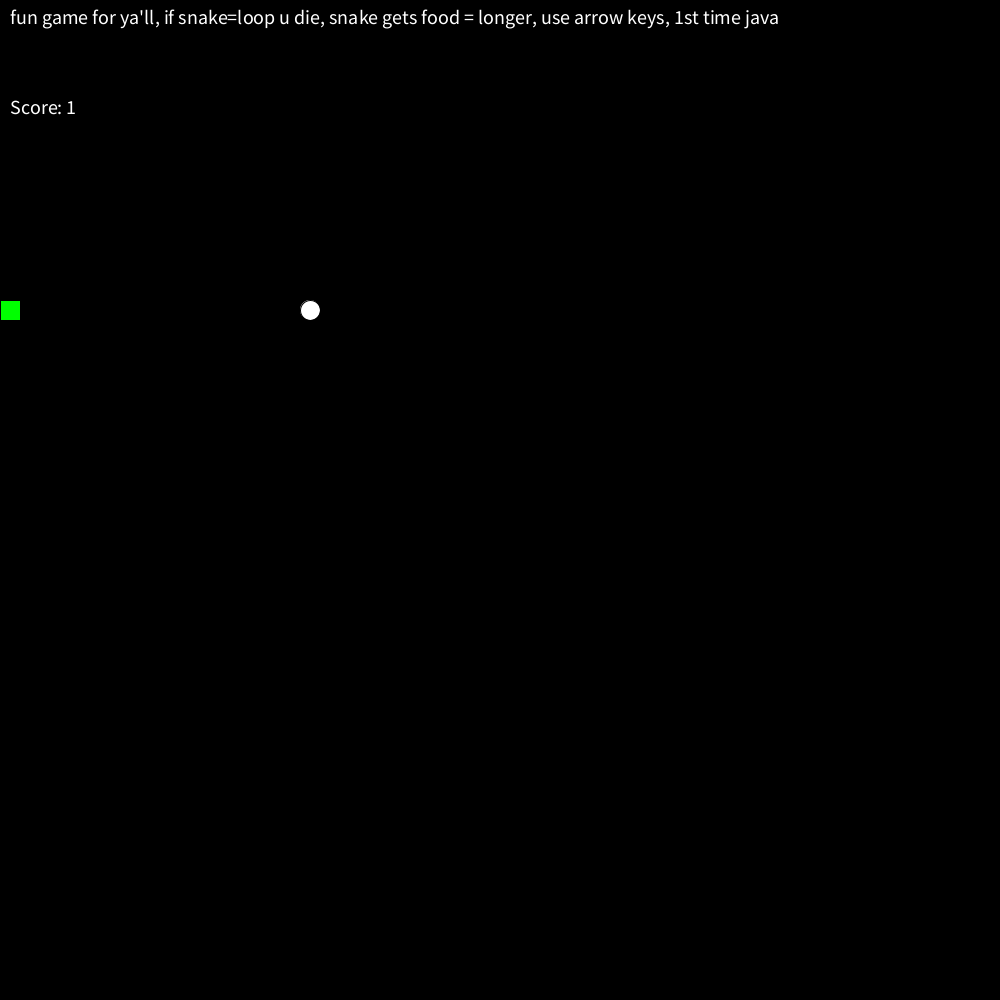
Frame 1 (no input)
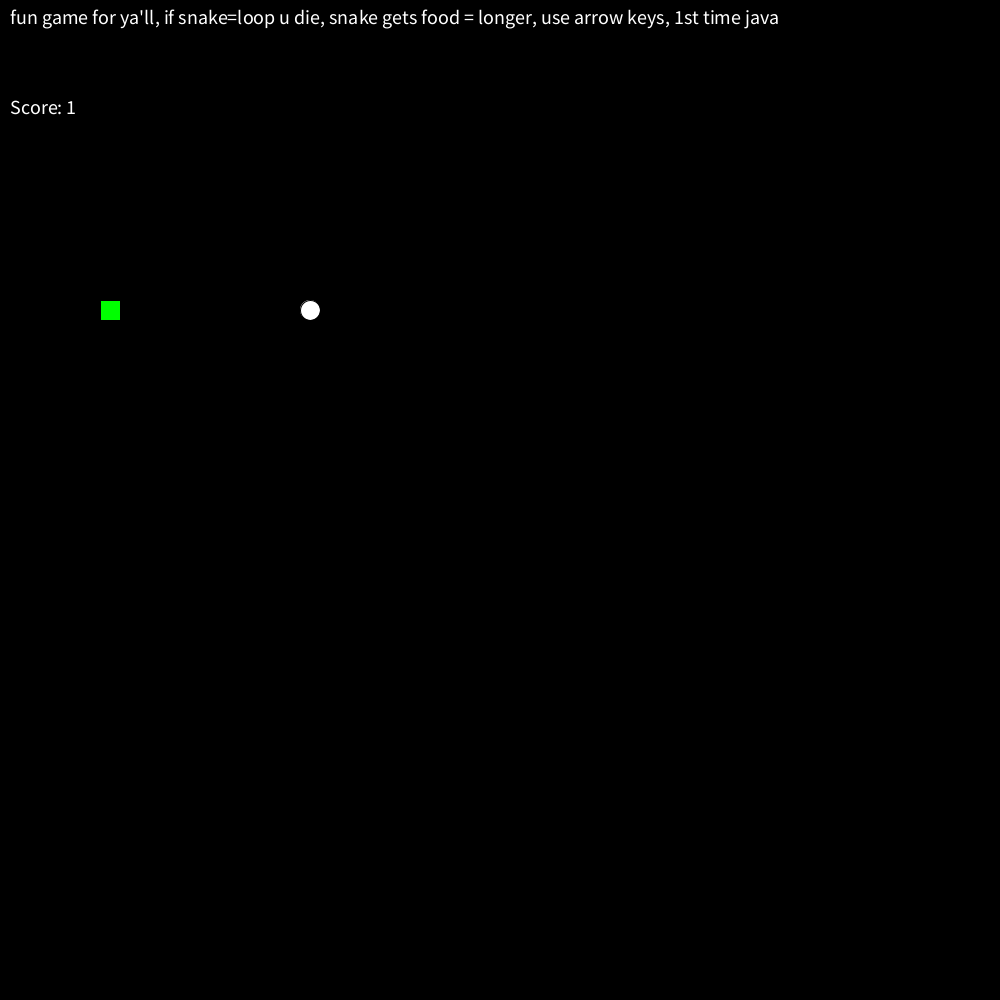
Frame 60 (the mouse pressed at the canvas centre just before this capture)
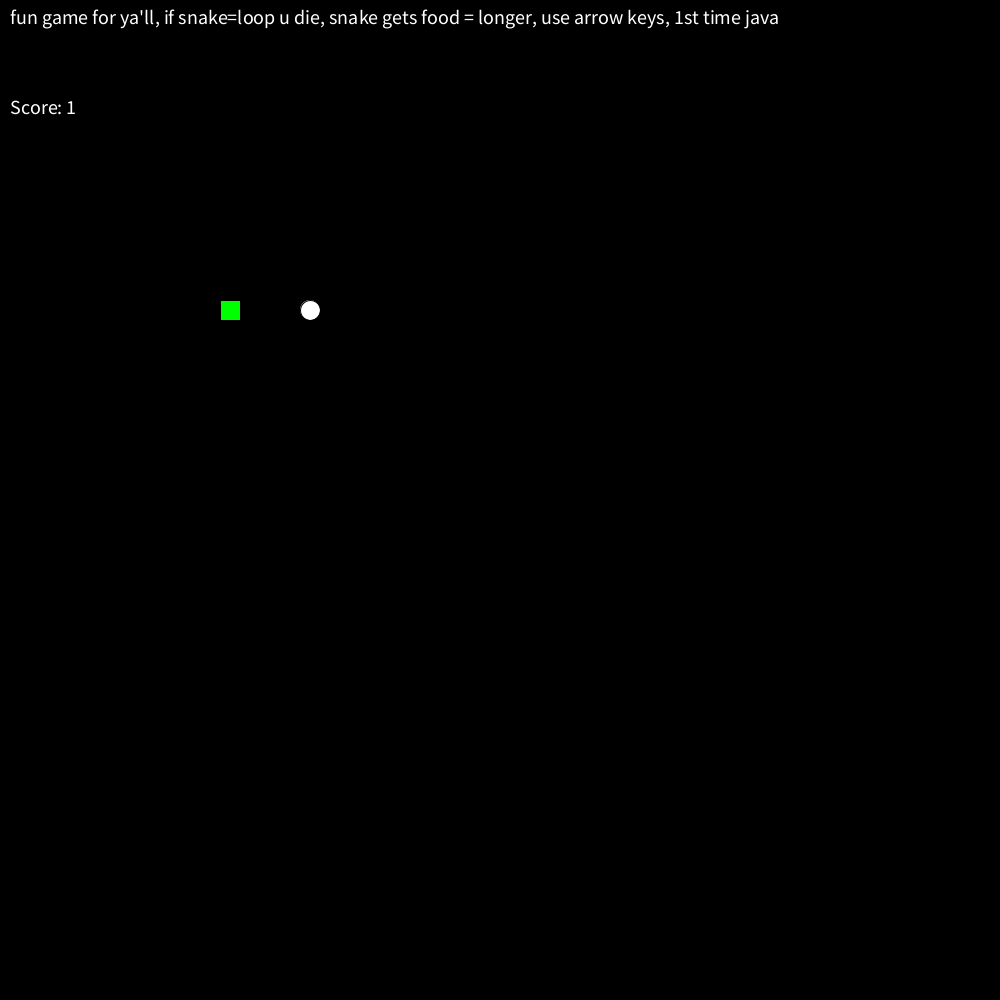
Frame 120 (the mouse held since frame 60 and released just before this capture)

The Processing sketch that drew these frames (run headless with seeded random() and noise(); from frame 60 on, the mouse is pressed at the canvas centre):

// Processing sketch: SnakeGame
// ── SnakeGame.pde
ArrayList<Integer> x = new ArrayList<Integer>(), y = new ArrayList<Integer>();
int w=30, h=30, blocks=20, direction=2, foodx=15, foody=15, speed = 10, fc1 = 255, fc2 = 255, fc3 = 255; 
int[]x_direction={0, 0, 1, -1}, y_direction={1, -1, 0, 0}; //direction for x and y
boolean gameover=false;

void setup() { 
  size(1000, 1000); 
  x.add(0); //snake start position
  y.add(15);
}   
void draw() {  
  background(0);
  fill(0, 255, 0); //snake color green
  for (int i = 0; i < x.size(); i++) rect(x.get(i)*blocks, y.get(i)*blocks, blocks, blocks); //snake
  if (!gameover) {  
    fill(fc1, fc2, fc3); //food color red
    ellipse(foodx*blocks+10, foody*blocks+10, blocks, blocks); //food
    textAlign(LEFT); //score
    textSize(20);
    fill(255);
    text("fun game for ya'll, if snake=loop u die, snake gets food = longer, use arrow keys, 1st time java", 10, 10, width - 20, 50);
    text("Score: " + x.size(), 10, 100, width - 20, 50);
    if (frameCount%speed==0) { 
      x.add(0, x.get(0) + x_direction[direction]); //make snake longer
      y.add(0, y.get(0) + y_direction[direction]);
      if (x.get(0) < 0 || y.get(0) < 0 || x.get(0) >= w || y.get(0) >= h) gameover = true; 
      for (int i=1; i<x.size(); i++) 
        if (x.get(0)==x.get(i)&&y.get(0)==y.get(i)) gameover=true; 
      if (x.get(0)==foodx && y.get(0)==foody) { //new food if we touch
         if (x.size() %5==0 && speed>=2) speed-=1;  // every 5 points speed increase
        foodx = (int)random(0, w); //new food
        foody = (int)random(0, h);
        fc1 = (int)random(255); fc2 = (int)random(255); fc3 = (int)random(255); //new food color
      } else { 
        x.remove(x.size()-1); 
        y.remove(y.size()-1);
      }
    }
  } else {
    fill(200, 200, 0); 
    textSize(30); 
    textAlign(CENTER); 
    text("GAME OVER \n Your Score is: "+ x.size() +"\n Press ENTER", width/2, height/3);
    if (keyCode == ENTER) { 
      x.clear(); 
      y.clear(); 
      x.add(0);  
      y.add(15);
      direction = 2;
      speed = 8;
      gameover = false;
    }
  }
}
void keyPressed() { 
  int newdir=keyCode == DOWN? 0:(keyCode == UP?1:(keyCode == RIGHT?2:(keyCode == LEFT?3:-1)));
  if (newdir != -1) direction = newdir;
}
